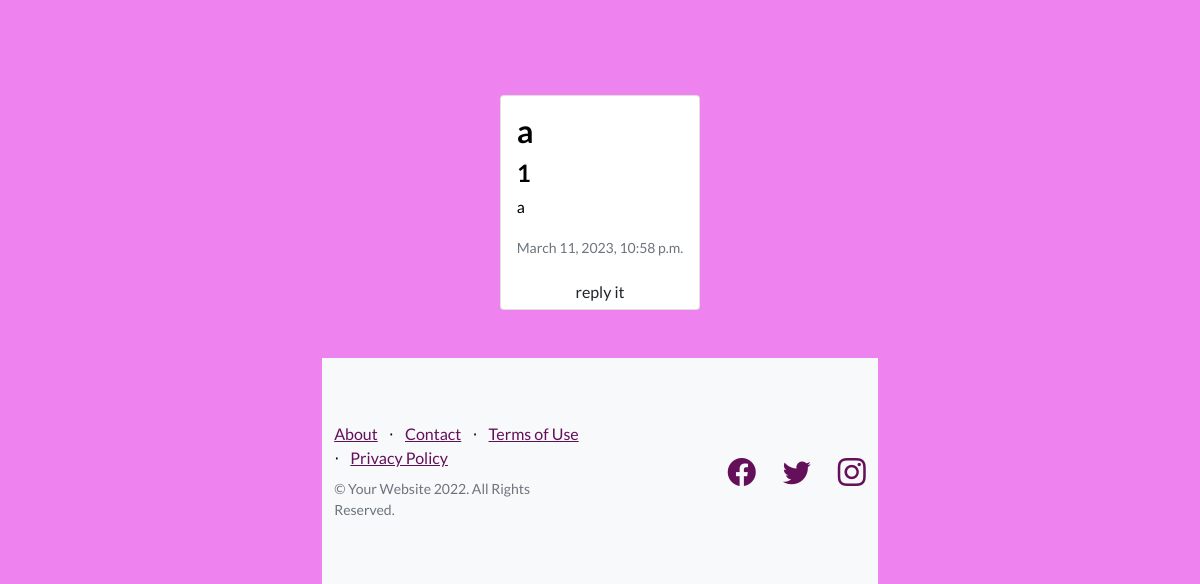
Before: /all_reviews/ (lower part) with the older database file.
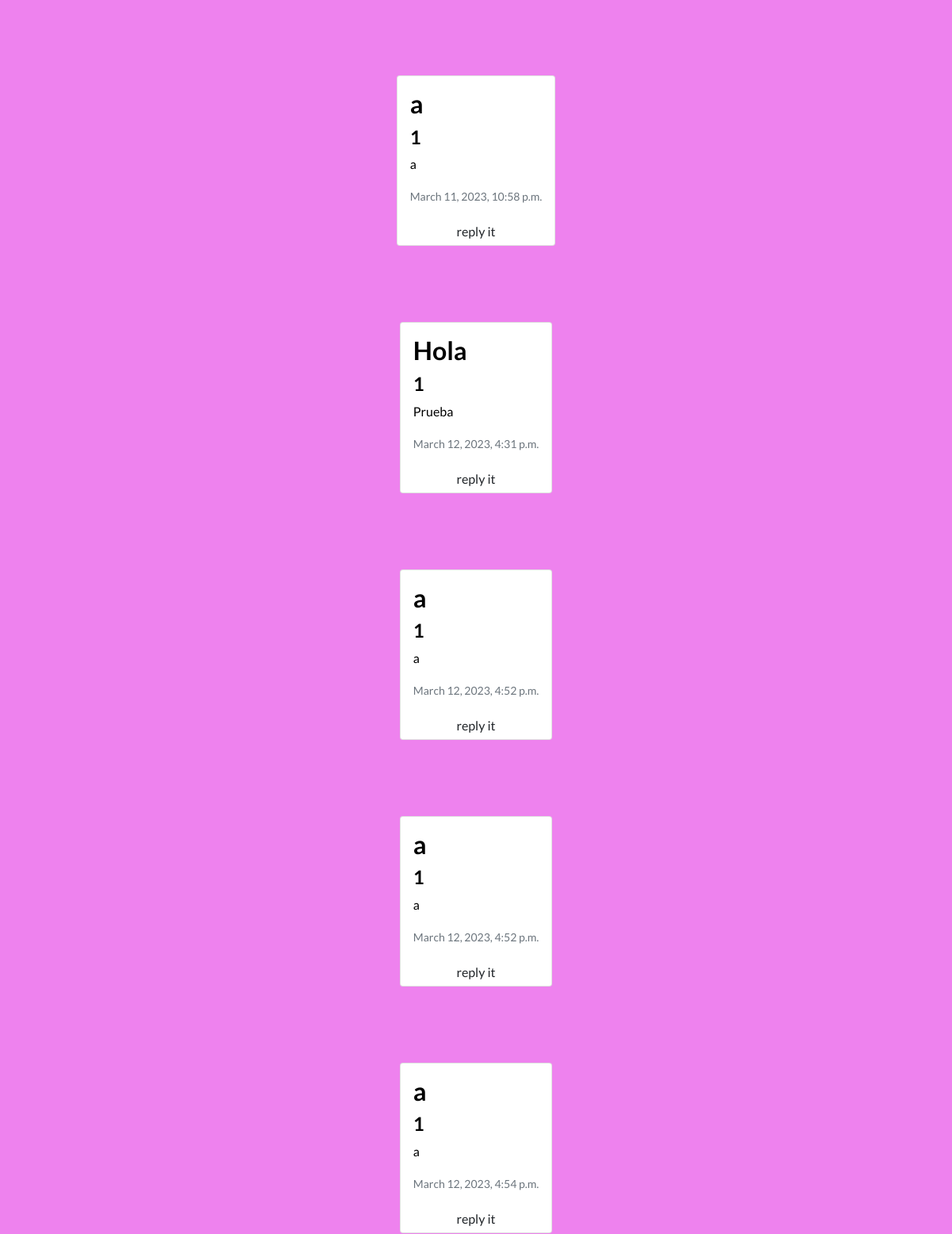
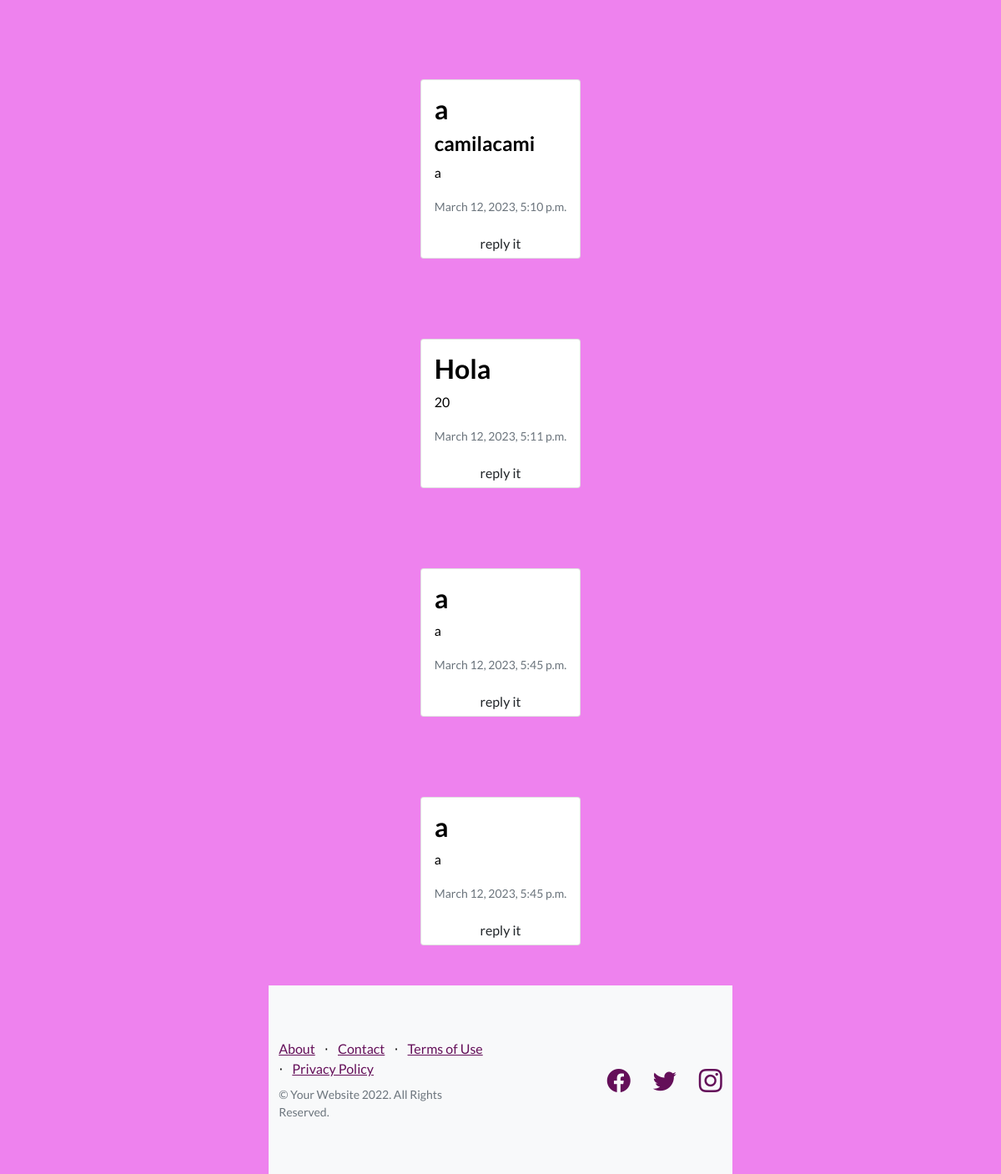
After: the same page with the newer database file (2 pictures, top to bottom).
### AppCoder/models.py (models this page shows)
class Review(models.Model):
    title =  models.CharField(max_length=40)
    text = models.CharField(max_length=200)
    user =models.CharField(max_length=200)
    date = models.DateTimeField(auto_now_add=True)
    stars = models.IntegerField()

### AppCoder/views.py (the view)
# urls.py: path('all_reviews/', views.all_reviews),
def all_reviews(request):
    all_reviews = Review.objects.all()
    context = {'all_reviews': all_reviews, }
    return render(request, 'reviews.html', context)

### AppCoder/templates/reviews.html (shortened to what this page needs)
{% extends 'index.html' %} {% block title %}<title>Ultimas Reviews</title> {%endblock%}
{%block main_content %}
<div class="d-flex flex-column align-items-center">
  {% if all_reviews %} {% for review in all_reviews %}
  <div class="card my-card" style="margin: 3rem 0">
    <div class="card-body">
      <h2 class="card-title">{{review.title}}</h2>
      <h4 class="card-title">{{review.user}}</h4>
      <p class="card-text">{{review.text}}</p>
      <p class="card-text">
        <small class="text-muted">{{review.date}}</small>
      </p>
    </div>
    <a href="{% url 'detail_reviews' review.id %}" class="btn btn-post py-1"
    >reply it</a
    >
  </div>
  {% endfor %} {% else %}
  <span style="color: red"> No se encontraron MovieReviews</span>
  {% endif %} {% endblock %}

### AppCoder/templates/index.html (shortened to what this page needs)
<!DOCTYPE html>
<html lang="en">
    <head>
        {% load static %}
        <link href="https://cdn.jsdelivr.net/npm/bootstrap-icons@1.5.0/font/bootstrap-icons.css" rel="stylesheet" type="text/css" />
        <link href="{% static 'css/styles.css' %}" rel="stylesheet" />
    </head>
    <body>
         {% block main_content %}{% endblock %}
        <footer class="footer bg-light">
            <div class="container">
                <div class="row">
                    <div class="col-lg-6 h-100 text-center text-lg-start my-auto">
                        <ul class="list-inline mb-2">
                            <li class="list-inline-item"><a href="#!">About</a></li>
                            <li class="list-inline-item">⋅</li>
                            <li class="list-inline-item"><a href="#!">Contact</a></li>
                            <li class="list-inline-item">⋅</li>
                            <li class="list-inline-item"><a href="#!">Terms of Use</a></li>
                            <li class="list-inline-item">⋅</li>
                            <li class="list-inline-item"><a href="#!">Privacy Policy</a></li>
                        </ul>
                        <p class="text-muted small mb-4 mb-lg-0">&copy; Your Website 2022. All Rights Reserved.</p>
                    </div>
                    <div class="col-lg-6 h-100 text-center text-lg-end my-auto">
                        <ul class="list-inline mb-0">
                            <li class="list-inline-item me-4">
                                <a href="#!"><i class="bi-facebook fs-3"></i></a>
                            </li>
                            <li class="list-inline-item me-4">
                                <a href="#!"><i class="bi-twitter fs-3"></i></a>
                            </li>
                            <li class="list-inline-item">
                                <a href="#!"><i class="bi-instagram fs-3"></i></a>
                            </li>
                        </ul>
                    </div>
                </div>
            </div>
        </footer>
    </body>
</html>

Changed rows visible on the page:
added Review: title "Hola", user "1", text "Prueba", date "March 12, 2023, 4:31 p.m."
added Review: title "a", user "1", text "a", date "March 12, 2023, 4:52 p.m."
added Review: title "a", user "1", text "a", date "March 12, 2023, 4:52 p.m."
added Review: title "a", user "1", text "a", date "March 12, 2023, 4:54 p.m."
added Review: title "a", user "camilacami", text "a", date "March 12, 2023, 5:10 p.m."
added Review: title "Hola", text "20", date "March 12, 2023, 5:11 p.m."
added Review: title "a", text "a", date "March 12, 2023, 5:45 p.m."
added Review: title "a", text "a", date "March 12, 2023, 5:45 p.m."
